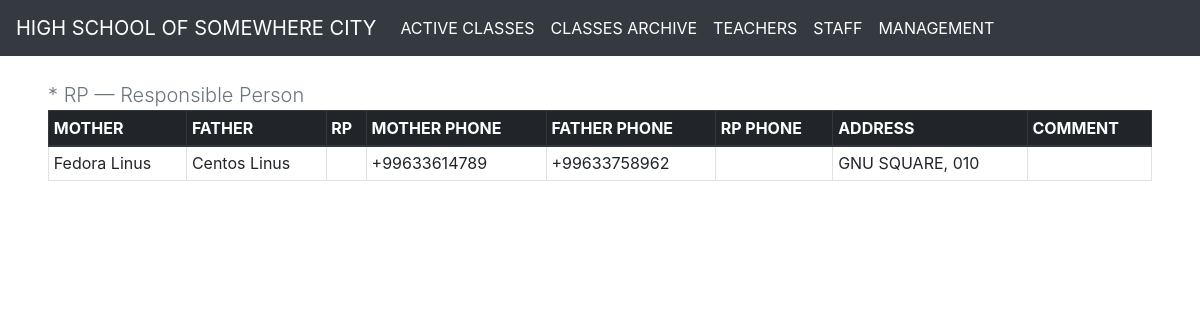
The page /parent/5/ on the database as committed earlier.
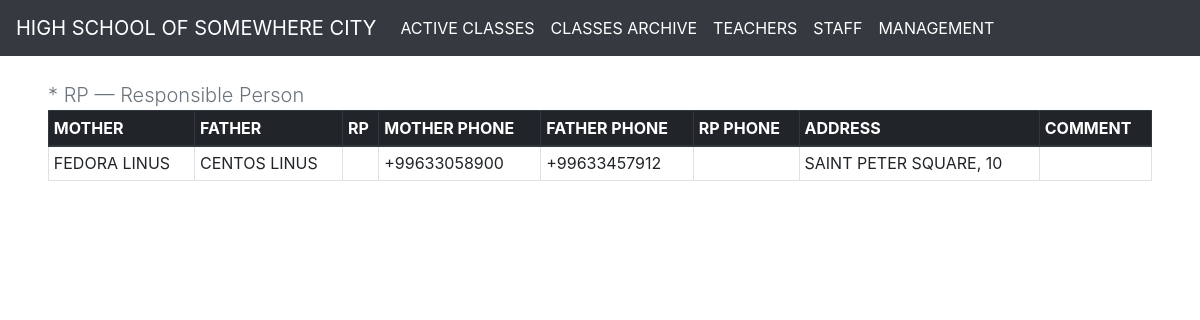
The same page on the database as committed later.
### apps/main/models.py (models this page shows, shortened)
class Parent(models.Model):
    parent_id = models.BigAutoField(primary_key=True)
    mother_full_name = models.CharField(null=True, blank=True, max_length=50)
    father_full_name = models.CharField(null=True, blank=True, max_length=50)
    responsible_person = models.CharField(null=True, blank=True, max_length=50)
    mother_contact_phone = models.CharField(null=True, blank=True, max_length=15, validators=[MinLengthValidator(7)])
    father_contact_phone = models.CharField(null=True, blank=True, max_length=15, validators=[MinLengthValidator(7)])
    rp_contact_phone = models.CharField(null=True, blank=True, max_length=15, validators=[MinLengthValidator(7)])
    comment = models.TextField(null=True, blank=True)
    address = models.CharField(max_length=50, null=True, blank=True)
    date_of_create = models.DateTimeField(auto_now_add=True)
    date_of_update = models.DateTimeField(auto_now=True)
    def __str__(self):
        if self.responsible_person is not None:
            return f"{self.responsible_person}"
        else:
            return f"{str(self.father_full_name).split()[0]} AND {str(self.mother_full_name).split()[0]}"
    class Meta:
        db_table = "parent"

### apps/main/views.py (the view)
# urls.py: path("parent/<int:pk>/", ParentDetail.as_view(), name="parent"),
class ParentDetail(generic.DetailView, utils.GeneralContext):
    model = Parent
    template_name = "main/parent_detail.html"
    context_object_name = "parent"
    def get_context_data(self, **kwargs):
        general_context = super().get_general_context()
        context = super().get_context_data(**kwargs)
        context["title"] = context["parent"]
        return dict(list(general_context.items()) + list(context.items()))

### apps/main/utils.py (called while the page is built)
    def get_general_context(self, **kwargs):
        context = kwargs
        menu = main_menu.copy()
        context["menu"] = menu
        return context

### apps/main/templates/main/parent_detail.html
{% extends 'main/base.html' %}
{% block content %}
<span class="text-muted lead">* RP — Responsible Person</span>
<table class="table table-sm table-bordered">
    <thead class="thead-dark">
          <tr>
        <th scope="col">MOTHER</th>
        <th scope="col">FATHER</th>
        <th scope="col">RP</th>
        <th scope="col">MOTHER PHONE</th>
        <th scope="col">FATHER PHONE</th>
        <th scope="col">RP PHONE</th>
        <th scope="col">ADDRESS</th>
        <th scope="col">COMMENT</th>
    </thead>
    <tr>
        <td>{{parent.mother_full_name|default_if_none:""}}</td>
        <td>{{parent.father_full_name|default_if_none:""}}</td>
        <td>{{parent.responsible_person|default_if_none:""}}</td>
        <td>{{parent.mother_contact_phone|default_if_none:""}}</td>
        <td>{{parent.father_contact_phone|default_if_none:""}}</td>
        <td>{{parent.rp_contact_phone|default_if_none:""}}</td>
        <td>{{parent.address|default_if_none:""|upper}}</td>
        <td>{{parent.comment|default_if_none:""|upper}}</td>
    </tr>
</table>
{% endblock content %}

Rows that differ between the two databases and show on the page:
changed Parent: mother_full_name "Fedora Linus" → "FEDORA LINUS"; father_full_name "Centos Linus" → "CENTOS LINUS"; mother_contact_phone "+99633614789" → "+99633058900"; father_contact_phone "+99633758962" → "+99633457912"; address "GNU SQUARE, 010" → "SAINT PETER SQUARE, 10"
